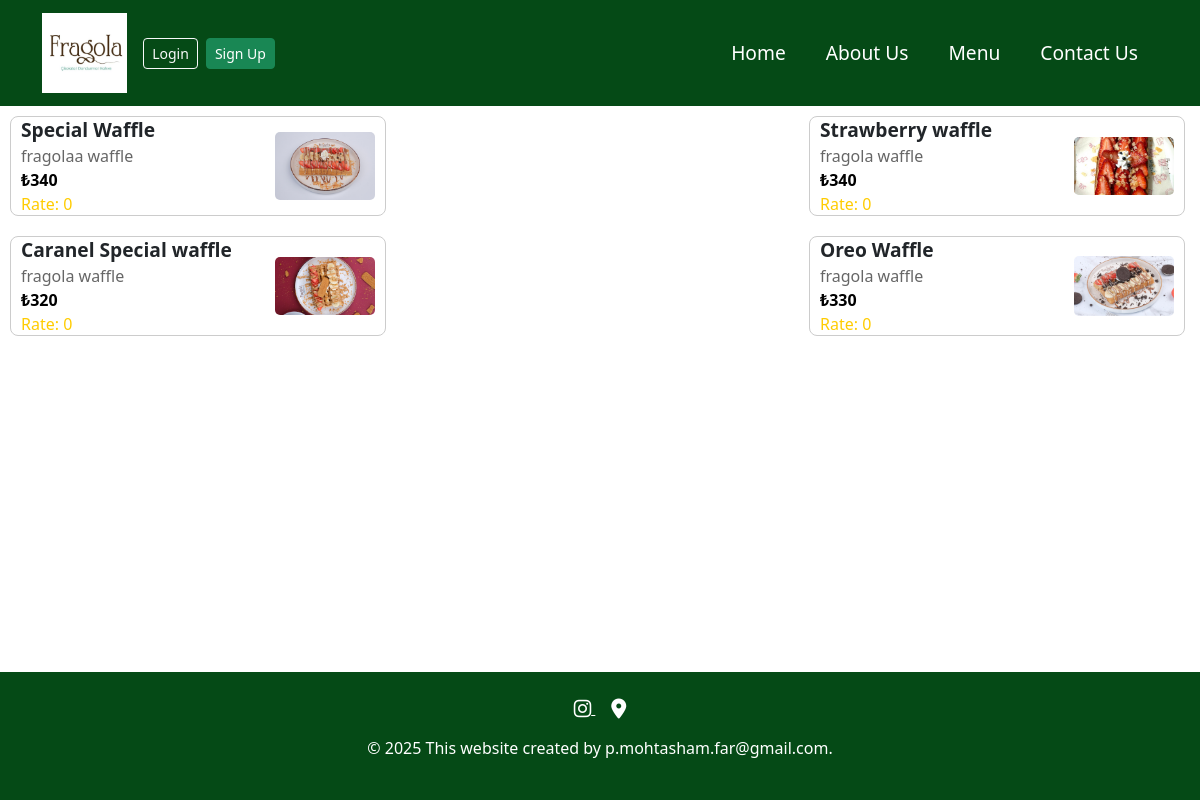
/menu/3/foods/, run on an earlier commit of the app's database.
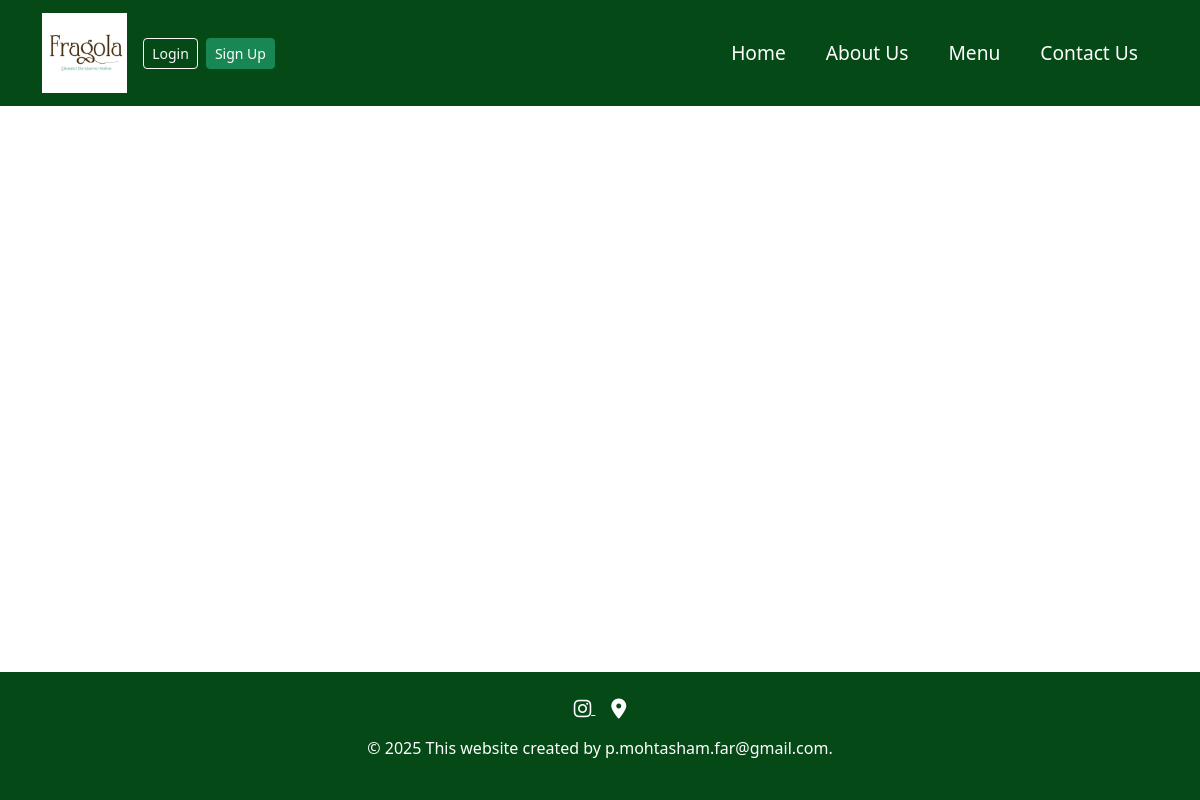
And on a later commit of the database.
### menu/models.py (models this page shows, shortened)
class Food(models.Model):
    name = models.CharField(_("نام غذا"), max_length=50)
    description = models.CharField(_("توضیحات"), max_length=200)
    img = models.ImageField(_("تصویر"), upload_to="foods/")
    price = models.IntegerField(_("قیمت"))
    rate = models.IntegerField(_("امتیاز"), default=0)
    is_active = models.BooleanField(_("فعال"), default=True)
    default_category = models.ForeignKey(Category, on_delete=models.CASCADE, related_name="foods", default=1)
    class Meta:
        verbose_name = _("غذا")
        verbose_name_plural = _("غذا ها")

### menu/views.py (the view)
# urls.py: path('<int:pk>/foods/', views.food_list, name='foods'),
def food_list(request, pk):
    foods = Food.objects.filter(default_category=pk)
    return render(request, 'menu/food_list.html', {'foods': foods ,'pk': pk})

### templates/menu/food_list.html (shortened to what this page needs)
{% extends 'base.html' %}
{% load static %}
{% block content %}
    <div class="food-list">
        {% for food in foods %}
            <div class="food-card">
                <div class="food-details">
                    <div class="food-name">{{ food.name }}</div>
                    <div class="food-description">{{ food.description }}</div>
                    <div class="food-price">₺{{ food.price }}</div>
                    <div class="food-rating">Rate: {{ food.rate }}</div>
                </div>
                <img src="{{ food.img.url }}" alt="{{ food.name }}">
            </div>
        {% endfor %}
    </div>
{% endblock content %}

What changed in the data, as far as the page shows it:
removed Food: name "Special Waffle", description "fragolaa waffle", price "340", rate "0", img (picture)
removed Food: name "Strawberry waffle", description "fragola waffle", price "340", rate "0", img (picture)
removed Food: name "Caranel Special waffle", description "fragola waffle", price "320", rate "0", img (picture)
removed Food: name "Oreo Waffle", description "fragola waffle", price "330", rate "0", img (picture)
